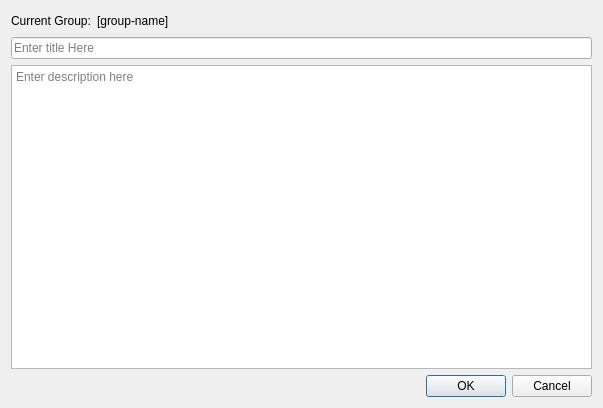
<?xml version="1.0" encoding="UTF-8"?>
<ui version="4.0">
 <class>TextNoteEdit</class>
 <widget class="QDialog" name="TextNoteEdit">
  <property name="geometry">
   <rect>
    <x>0</x>
    <y>0</y>
    <width>603</width>
    <height>408</height>
   </rect>
  </property>
  <property name="windowTitle">
   <string>New text note</string>
  </property>
  <layout class="QVBoxLayout" name="verticalLayout">
   <item>
    <layout class="QHBoxLayout" name="horizontalLayout">
     <item>
      <widget class="QLabel" name="groupLabel">
       <property name="text">
        <string>Current Group:</string>
       </property>
      </widget>
     </item>
     <item>
      <widget class="QLabel" name="groupNameLabel">
       <property name="text">
        <string>[group-name]</string>
       </property>
      </widget>
     </item>
     <item>
      <spacer name="horizontalSpacer">
       <property name="orientation">
        <enum>Qt::Horizontal</enum>
       </property>
       <property name="sizeHint" stdset="0">
        <size>
         <width>40</width>
         <height>20</height>
        </size>
       </property>
      </spacer>
     </item>
    </layout>
   </item>
   <item>
    <widget class="QLineEdit" name="titleEdit">
     <property name="text">
      <string/>
     </property>
     <property name="placeholderText">
      <string>Enter title Here</string>
     </property>
    </widget>
   </item>
   <item>
    <widget class="QTextEdit" name="textEdit">
     <property name="placeholderText">
      <string>Enter description here</string>
     </property>
    </widget>
   </item>
   <item>
    <widget class="QDialogButtonBox" name="buttonBox">
     <property name="orientation">
      <enum>Qt::Horizontal</enum>
     </property>
     <property name="standardButtons">
      <set>QDialogButtonBox::Cancel|QDialogButtonBox::Ok</set>
     </property>
    </widget>
   </item>
  </layout>
 </widget>
 <resources/>
 <connections>
  <connection>
   <sender>buttonBox</sender>
   <signal>accepted()</signal>
   <receiver>TextNoteEdit</receiver>
   <slot>accept()</slot>
   <hints>
    <hint type="sourcelabel">
     <x>248</x>
     <y>254</y>
    </hint>
    <hint type="destinationlabel">
     <x>157</x>
     <y>274</y>
    </hint>
   </hints>
  </connection>
  <connection>
   <sender>buttonBox</sender>
   <signal>rejected()</signal>
   <receiver>TextNoteEdit</receiver>
   <slot>reject()</slot>
   <hints>
    <hint type="sourcelabel">
     <x>316</x>
     <y>260</y>
    </hint>
    <hint type="destinationlabel">
     <x>286</x>
     <y>274</y>
    </hint>
   </hints>
  </connection>
 </connections>
</ui>
